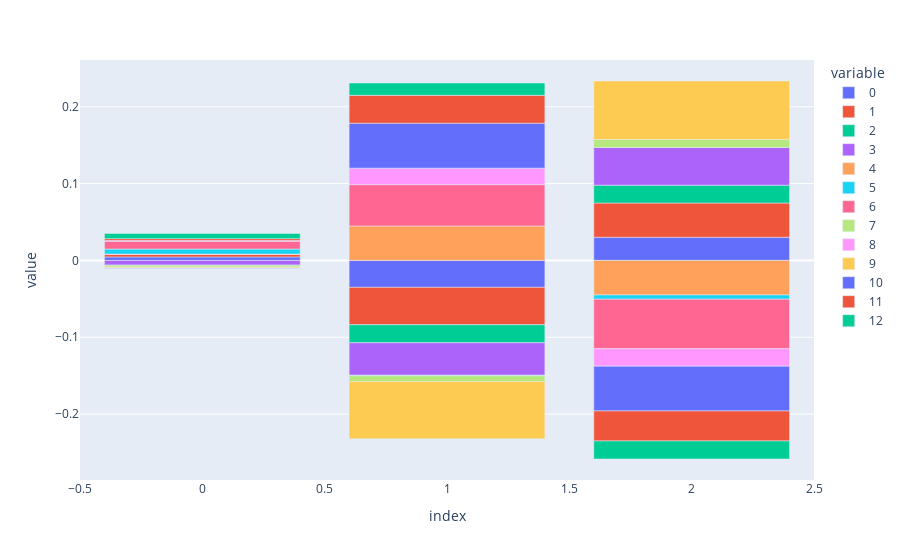

This figure's notebook cell:
### Code cell
px.bar(explanation.coef_ / np.abs(explanation.coef_).sum())

### Figure 1 — Plotly figure (JSON) as saved in the notebook; plotly's stock layout.template omitted (floating-point values rounded to 4 significant figures)
{"data": [{"alignmentgroup": "True", "hovertemplate": "variable=0<br>index=%{x}<br>value=%{y}<extra></extra>", "legendgroup": "0", "marker": {"color": "#636efa"}, "name": "0", "offsetgroup": "0", "orientation": "v", "showlegend": true, "textposition": "auto", "type": "bar", "x": [0, 1, 2], "xaxis": "x", "y": [0.004549, -0.03507, 0.03011], "yaxis": "y"}, {"alignmentgroup": "True", "hovertemplate": "variable=1<br>index=%{x}<br>value=%{y}<extra></extra>", "legendgroup": "1", "marker": {"color": "#EF553B"}, "name": "1", "offsetgroup": "1", "orientation": "v", "showlegend": true, "textposition": "auto", "type": "bar", "x": [0, 1, 2], "xaxis": "x", "y": [0.003654, -0.04869, 0.04461], "yaxis": "y"}, {"alignmentgroup": "True", "hovertemplate": "variable=2<br>index=%{x}<br>value=%{y}<extra></extra>", "legendgroup": "2", "marker": {"color": "#00cc96"}, "name": "2", "offsetgroup": "2", "orientation": "v", "showlegend": true, "textposition": "auto", "type": "bar", "x": [0, 1, 2], "xaxis": "x", "y": [7.437e-05, -0.02339, 0.0232], "yaxis": "y"}, {"alignmentgroup": "True", "hovertemplate": "variable=3<br>index=%{x}<br>value=%{y}<extra></extra>", "legendgroup": "3", "marker": {"color": "#ab63fa"}, "name": "3", "offsetgroup": "3", "orientation": "v", "showlegend": true, "textposition": "auto", "type": "bar", "x": [0, 1, 2], "xaxis": "x", "y": [-0.006142, -0.04229, 0.04898], "yaxis": "y"}, {"alignmentgroup": "True", "hovertemplate": "variable=4<br>index=%{x}<br>value=%{y}<extra></extra>", "legendgroup": "4", "marker": {"color": "#FFA15A"}, "name": "4", "offsetgroup": "4", "orientation": "v", "showlegend": true, "textposition": "auto", "type": "bar", "x": [0, 1, 2], "xaxis": "x", "y": [0, 0.04483, -0.04497], "yaxis": "y"}, {"alignmentgroup": "True", "hovertemplate": "variable=5<br>index=%{x}<br>value=%{y}<extra></extra>", "legendgroup": "5", "marker": {"color": "#19d3f3"}, "name": "5", "offsetgroup": "5", "orientation": "v", "showlegend": true, "textposition": "auto", "type": "bar", "x": [0, 1, 2], "xaxis": "x", "y": [0.006544, -0.0005913, -0.005489], "yaxis": "y"}, {"alignmentgroup": "True", "hovertemplate": "variable=6<br>index=%{x}<br>value=%{y}<extra></extra>", "legendgroup": "6", "marker": {"color": "#FF6692"}, "name": "6", "offsetgroup": "6", "orientation": "v", "showlegend": true, "textposition": "auto", "type": "bar", "x": [0, 1, 2], "xaxis": "x", "y": [0.01015, 0.05373, -0.06437], "yaxis": "y"}, {"alignmentgroup": "True", "hovertemplate": "variable=7<br>index=%{x}<br>value=%{y}<extra></extra>", "legendgroup": "7", "marker": {"color": "#B6E880"}, "name": "7", "offsetgroup": "7", "orientation": "v", "showlegend": true, "textposition": "auto", "type": "bar", "x": [0, 1, 2], "xaxis": "x", "y": [-0.002551, -0.007538, 0.01049], "yaxis": "y"}, {"alignmentgroup": "True", "hovertemplate": "variable=8<br>index=%{x}<br>value=%{y}<extra></extra>", "legendgroup": "8", "marker": {"color": "#FF97FF"}, "name": "8", "offsetgroup": "8", "orientation": "v", "showlegend": true, "textposition": "auto", "type": "bar", "x": [0, 1, 2], "xaxis": "x", "y": [0.0009649, 0.02151, -0.02283], "yaxis": "y"}, {"alignmentgroup": "True", "hovertemplate": "variable=9<br>index=%{x}<br>value=%{y}<extra></extra>", "legendgroup": "9", "marker": {"color": "#FECB52"}, "name": "9", "offsetgroup": "9", "orientation": "v", "showlegend": true, "textposition": "auto", "type": "bar", "x": [0, 1, 2], "xaxis": "x", "y": [-0.001136, -0.07453, 0.07606], "yaxis": "y"}, {"alignmentgroup": "True", "hovertemplate": "variable=10<br>index=%{x}<br>value=%{y}<extra></extra>", "legendgroup": "10", "marker": {"color": "#636efa"}, "name": "10", "offsetgroup": "10", "orientation": "v", "showlegend": true, "textposition": "auto", "type": "bar", "x": [0, 1, 2], "xaxis": "x", "y": [-0.0002954, 0.0585, -0.0582], "yaxis": "y"}, {"alignmentgroup": "True", "hovertemplate": "variable=11<br>index=%{x}<br>value=%{y}<extra></extra>", "legendgroup": "11", "marker": {"color": "#EF553B"}, "name": "11", "offsetgroup": "11", "orientation": "v", "showlegend": true, "textposition": "auto", "type": "bar", "x": [0, 1, 2], "xaxis": "x", "y": [0.002409, 0.03619, -0.03906], "yaxis": "y"}, {"alignmentgroup": "True", "hovertemplate": "variable=12<br>index=%{x}<br>value=%{y}<extra></extra>", "legendgroup": "12", "marker": {"color": "#00cc96"}, "name": "12", "offsetgroup": "12", "orientation": "v", "showlegend": true, "textposition": "auto", "type": "bar", "x": [0, 1, 2], "xaxis": "x", "y": [0.006781, 0.01605, -0.02348], "yaxis": "y"}], "layout": {"autosize": true, "barmode": "relative", "legend": {"title": {"text": "variable"}, "tracegroupgap": 0}, "margin": {"t": 60}, "xaxis": {"anchor": "y", "autorange": true, "domain": [0, 1], "range": [-0.5, 2.5], "title": {"text": "index"}, "type": "linear"}, "yaxis": {"anchor": "x", "autorange": true, "domain": [0, 1], "range": [-0.2857, 0.2608], "title": {"text": "value"}, "type": "linear"}}}
